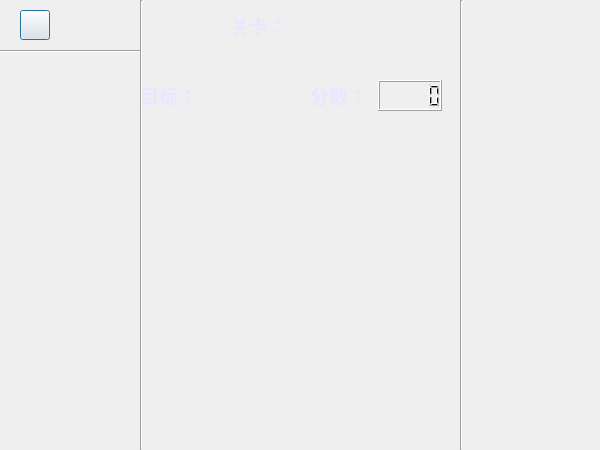
<?xml version="1.0" encoding="UTF-8"?>
<ui version="4.0">
 <class>Start</class>
 <widget class="QDialog" name="Start">
  <property name="geometry">
   <rect>
    <x>0</x>
    <y>0</y>
    <width>600</width>
    <height>450</height>
   </rect>
  </property>
  <property name="windowTitle">
   <string>Dialog</string>
  </property>
  <widget class="QPushButton" name="back">
   <property name="geometry">
    <rect>
     <x>20</x>
     <y>10</y>
     <width>30</width>
     <height>30</height>
    </rect>
   </property>
   <property name="minimumSize">
    <size>
     <width>30</width>
     <height>30</height>
    </size>
   </property>
   <property name="maximumSize">
    <size>
     <width>30</width>
     <height>30</height>
    </size>
   </property>
   <property name="text">
    <string/>
   </property>
   <property name="icon">
    <iconset resource="image/image.qrc">
     <normaloff>:/timg.ico</normaloff>:/timg.ico</iconset>
   </property>
   <property name="iconSize">
    <size>
     <width>30</width>
     <height>30</height>
    </size>
   </property>
  </widget>
  <widget class="QWidget" name="widget" native="true">
   <property name="geometry">
    <rect>
     <x>140</x>
     <y>0</y>
     <width>320</width>
     <height>450</height>
    </rect>
   </property>
   <widget class="QWidget" name="layoutWidget">
    <property name="geometry">
     <rect>
      <x>90</x>
      <y>10</y>
      <width>101</width>
      <height>31</height>
     </rect>
    </property>
    <layout class="QHBoxLayout" name="horizontalLayout">
     <item>
      <widget class="QLabel" name="label_2">
       <property name="font">
        <font>
         <family>宋体</family>
         <pointsize>14</pointsize>
         <weight>75</weight>
         <bold>true</bold>
        </font>
       </property>
       <property name="styleSheet">
        <string notr="true">#label_2{color:rgb(235, 230, 255)}</string>
       </property>
       <property name="text">
        <string>关卡：</string>
       </property>
      </widget>
     </item>
     <item>
      <widget class="QLabel" name="checkpoint">
       <property name="font">
        <font>
         <family>宋体</family>
         <pointsize>14</pointsize>
         <weight>75</weight>
         <bold>true</bold>
        </font>
       </property>
       <property name="styleSheet">
        <string notr="true">#checkpoint{color:rgb(235, 230, 255)}</string>
       </property>
       <property name="text">
        <string/>
       </property>
      </widget>
     </item>
    </layout>
   </widget>
   <widget class="QWidget" name="layoutWidget">
    <property name="geometry">
     <rect>
      <x>0</x>
      <y>80</y>
      <width>101</width>
      <height>31</height>
     </rect>
    </property>
    <layout class="QHBoxLayout" name="horizontalLayout_2">
     <item>
      <widget class="QLabel" name="label">
       <property name="font">
        <font>
         <family>宋体</family>
         <pointsize>14</pointsize>
         <weight>75</weight>
         <bold>true</bold>
        </font>
       </property>
       <property name="styleSheet">
        <string notr="true">#label{color:rgb(235, 230, 255)}</string>
       </property>
       <property name="text">
        <string>目标：</string>
       </property>
      </widget>
     </item>
     <item>
      <widget class="QLabel" name="goal">
       <property name="font">
        <font>
         <family>宋体</family>
         <pointsize>14</pointsize>
         <weight>75</weight>
         <bold>true</bold>
        </font>
       </property>
       <property name="styleSheet">
        <string notr="true">#goal{color:rgb(235, 230, 255)}</string>
       </property>
       <property name="text">
        <string/>
       </property>
      </widget>
     </item>
    </layout>
   </widget>
   <widget class="QWidget" name="layoutWidget">
    <property name="geometry">
     <rect>
      <x>170</x>
      <y>80</y>
      <width>132</width>
      <height>31</height>
     </rect>
    </property>
    <layout class="QHBoxLayout" name="horizontalLayout_3">
     <item>
      <widget class="QLabel" name="label_3">
       <property name="font">
        <font>
         <family>宋体</family>
         <pointsize>14</pointsize>
         <weight>75</weight>
         <bold>true</bold>
        </font>
       </property>
       <property name="styleSheet">
        <string notr="true">#label_3{color:rgb(235, 230, 255)}</string>
       </property>
       <property name="text">
        <string>分数：</string>
       </property>
      </widget>
     </item>
     <item>
      <widget class="QLCDNumber" name="score"/>
     </item>
    </layout>
   </widget>
  </widget>
  <widget class="Line" name="line">
   <property name="geometry">
    <rect>
     <x>140</x>
     <y>0</y>
     <width>3</width>
     <height>450</height>
    </rect>
   </property>
   <property name="orientation">
    <enum>Qt::Vertical</enum>
   </property>
  </widget>
  <widget class="Line" name="line_2">
   <property name="geometry">
    <rect>
     <x>460</x>
     <y>0</y>
     <width>3</width>
     <height>450</height>
    </rect>
   </property>
   <property name="orientation">
    <enum>Qt::Vertical</enum>
   </property>
  </widget>
  <widget class="Line" name="line_3">
   <property name="geometry">
    <rect>
     <x>0</x>
     <y>50</y>
     <width>140</width>
     <height>3</height>
    </rect>
   </property>
   <property name="orientation">
    <enum>Qt::Horizontal</enum>
   </property>
  </widget>
  <widget class="QLabel" name="label_4">
   <property name="geometry">
    <rect>
     <x>10</x>
     <y>220</y>
     <width>121</width>
     <height>221</height>
    </rect>
   </property>
   <property name="text">
    <string/>
   </property>
  </widget>
  <widget class="QLabel" name="label_5">
   <property name="geometry">
    <rect>
     <x>470</x>
     <y>200</y>
     <width>121</width>
     <height>221</height>
    </rect>
   </property>
   <property name="text">
    <string/>
   </property>
  </widget>
 </widget>
 <resources>
  <include location="image/image.qrc"/>
 </resources>
 <connections/>
</ui>
